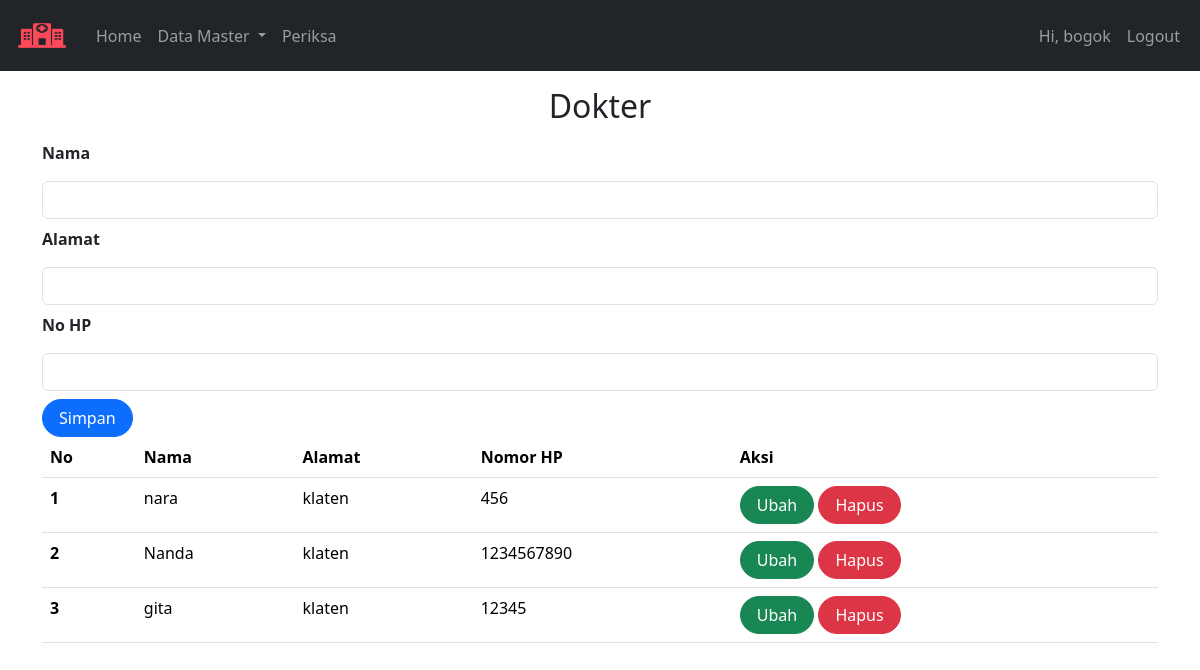
The app's page /Poliklinik_uts/index.php?page=dokter (signed in) with its own data.
### tables this page shows
CREATE TABLE `dokter` (
  `id` int(11) NOT NULL,
  `nama` varchar(255) NOT NULL,
  `alamat` varchar(255) NOT NULL,
  `no_hp` varchar(50) NOT NULL
);

### Poliklinik_uts/dokter.php (the view, shortened to what this page needs)
<form class="form row" method="POST" action="" name="myForm" onsubmit="return(validate());">
    <?php
    include ('koneksi.php');
    $nama = '';
    $alamat = '';
    $no_hp = '';
    ?>
    <div>
        <label class="form-label fw-bold">
            Nama
        </label>
        <input type="text" class="form-control my-2" name="nama" value="<?php echo $nama ?>">
        <label class="form-label fw-bold">
            Alamat
        </label>
        <input type="text" class="form-control my-2" name="alamat" value="<?php echo $alamat ?>">
        <label class="form-label fw-bold">
        No HP
        </label>
        <input type="text" class="form-control my-2" name="no_hp" value="<?php echo $no_hp ?>">
        <button type="submit" class="btn btn-primary rounded-pill px-3" name="simpan">Simpan</button>
  </div>
</form>
<div class="table-responsive">
    <table class="table table-hover">
        <thead>
            <tr>
                <th scope="col">No</th>
                <th scope="col">Nama</th>
                <th scope="col">Alamat</th>
                <th scope="col">Nomor HP</th>
                <th scope="col">Aksi</th>
            </tr>
        </thead>
        <tbody>
            <?php
            $result = mysqli_query(
                $mysqli,"SELECT * FROM dokter ORDER BY nama DESC"
                );
            $no = 1;
            while ($data = mysqli_fetch_array($result)) {
            ?>
                <tr>
                    <th scope="row"><?php echo $no++ ?></th>
                    <td><?php echo $data['nama'] ?></td>
                    <td><?php echo $data['alamat'] ?></td>
                    <td><?php echo $data['no_hp'] ?></td>
                    <td>
                        <a class="btn btn-success rounded-pill px-3"
                        href="index.php?page=dokter&id=<?php echo $data['id'] ?>">Ubah
                        </a>
                        <a class="btn btn-danger rounded-pill px-3"
                        href="index.php?page=dokter&id=<?php echo $data['id'] ?>&aksi=hapus">Hapus
                        </a>
                    </td>
                </tr>
            <?php
            }
            ?>
        </tbody>
    </table>
</div>

### records on screen
dokter: nama "nara", alamat "klaten", no_hp "456"
dokter: nama "Nanda", alamat "klaten", no_hp "1234567890"
dokter: nama "gita", alamat "klaten", no_hp "12345"

### other values on screen
$_SESSION['username'] "bogok"
$_GET['page'] "Dokter"
